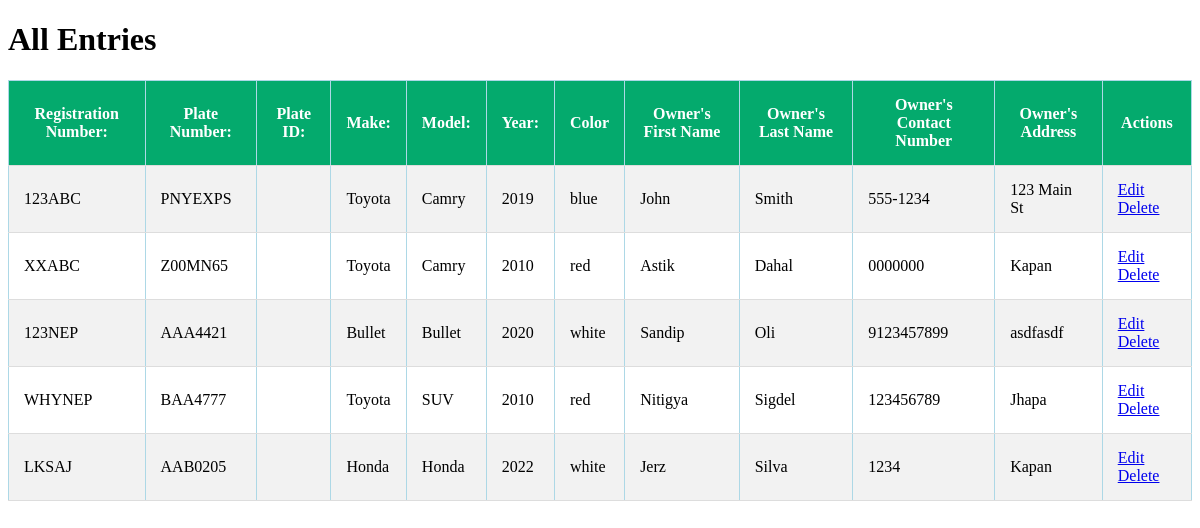
Page /view_all on the committed database.
### app.py (models this page shows)
class Vehicle(db.Model):
    __tablename__ = 'vehicles'
    id = db.Column(db.Integer, primary_key=True)
    registration_number = db.Column(db.String, unique=True)
    plate_number = db.Column(db.String, unique=True)
    make = db.Column(db.String)
    model = db.Column(db.String)
    year = db.Column(db.Integer)
    color = db.Column(db.String)
    owner_id = db.Column(db.Integer, db.ForeignKey('owners.id'))
    owner = db.relationship("Owner", back_populates="vehicles")

class Owner(db.Model):
    __tablename__ = 'owners'
    id = db.Column(db.Integer, primary_key=True)
    first_name = db.Column(db.String)
    last_name = db.Column(db.String)
    contact_number = db.Column(db.String)
    address = db.Column(db.String)
    vehicles = db.relationship("Vehicle", order_by=Vehicle.id, back_populates="owner")

### app.py (the view)
@app.route('/view_all', methods=['GET'])
def view_all():
    vehicles = Vehicle.query.all()
    return render_template('view_all.html', vehicles=vehicles)

### templates/view_all.html (shortened to what this page needs)
<!DOCTYPE html>
<html>
<head>
</head>
<body>
    <h1>All Entries</h1>
    <table>
        <tr>
            <th>Registration Number:</th>
            <th>Plate Number:</th>
            <th>Plate ID:</th>
            <th>Make:</th>
            <th>Model:</th>
            <th>Year:</th>
            <th>Color</th>
            <th>Owner's First Name</th>
            <th>Owner's Last Name</th>
            <th>Owner's Contact Number</th>
            <th>Owner's Address</th>
            <th>Actions</th>
        </tr>
        {% for vehicle in vehicles %}
        <tr>
            <td>{{ vehicle.registration_number }}</td>
            <td>{{ vehicle.plate_number }}</td>
            <td>{{ vehicle.plate_id }}</td>
            <td>{{ vehicle.make }}</td>
            <td>{{ vehicle.model }}</td>
            <td>{{ vehicle.year }}</td>
            <td>{{ vehicle.color }}</td>
            <td>{{ vehicle.owner.first_name }}</td>
            <td>{{ vehicle.owner.last_name }}</td>
            <td>{{ vehicle.owner.contact_number }}</td>
            <td>{{ vehicle.owner.address }}</td>
            <td>
                <a href="{{ url_for('admin_edit', vehicle_id=vehicle.id) }}">Edit</a>
                <a href="{{ url_for('admin_delete', vehicle_id=vehicle.id) }}"
                   onclick="return confirm('Are you sure you want to delete this entry?')">Delete</a>
            </td>
        </tr>
        {% endfor %}
    </table>
</body>
</html>

### templates/view_all.html (style rules this page uses)
table { border-collapse: collapse; width: 100%; }
th, td { padding: 15px; border: 1px solid lightblue; border-bottom: 1px solid #ddd; }
th { background-color: #04AA6D; color: white; }
tr:nth-child(even) { background-color: #f2f2f2; }

### rows in the picture
Vehicle: registration_number "123ABC", plate_number "PNYEXPS", make "Toyota", model "Camry", year "2019", color "blue", owner.first_name "John", owner.last_name "Smith", owner.contact_number "555-1234", owner.address "123 Main St"
Vehicle: registration_number "XXABC", plate_number "Z00MN65", make "Toyota", model "Camry", year "2010", color "red", owner.first_name "Astik", owner.last_name "Dahal", owner.contact_number "0000000", owner.address "Kapan"
Vehicle: registration_number "123NEP", plate_number "AAA4421", make "Bullet", model "Bullet", year "2020", color "white", owner.first_name "Sandip", owner.last_name "Oli", owner.contact_number "9123457899", owner.address "asdfasdf"
Vehicle: registration_number "WHYNEP", plate_number "BAA4777", make "Toyota", model "SUV", year "2010", color "red", owner.first_name "Nitigya", owner.last_name "Sigdel", owner.contact_number "123456789", owner.address "Jhapa"
Vehicle: registration_number "LKSAJ", plate_number "AAB0205", make "Honda", model "Honda", year "2022", color "white", owner.first_name "Jerz", owner.last_name "Silva", owner.contact_number "1234", owner.address "Kapan"
